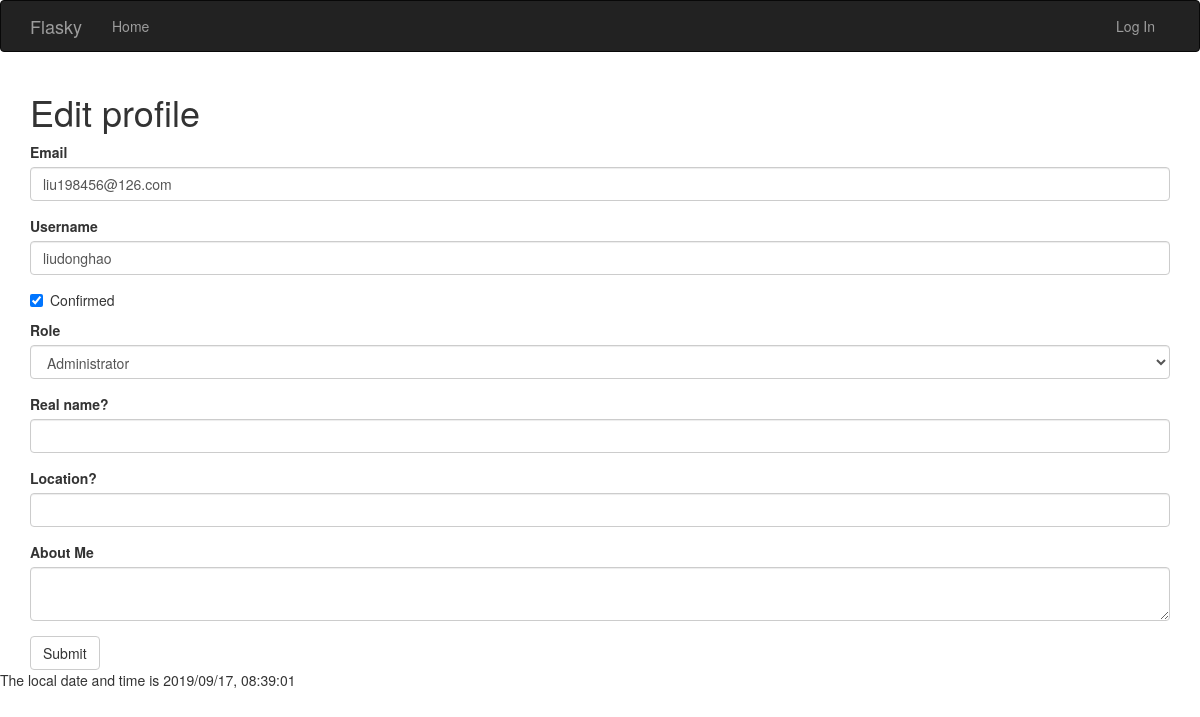
The page /edit_profile/1 on the database its author committed.
### app/models.py (models this page shows, shortened)
class User(UserMixin, db.Model):
    __tablename__ = 'users'
    id = db.Column(db.Integer, primary_key=True)
    username = db.Column(db.String(65), unique=True, index=True)
    email = db.Column(db.String(65), unique=True, index=True)
    password_hash = db.Column(db.String(128))
    confirmed = db.Column(db.Boolean, default=False)
    name = db.Column(db.String(65))
    location = db.Column(db.String(65))
    about_me = db.Column(db.Text())
    member_since = db.Column(db.DateTime(), default=datetime.utcnow)
    last_seen    = db.Column(db.DateTime(), default=datetime.utcnow)
    role_id = db.Column(db.Integer, db.ForeignKey('roles.id'))
    posts = db.relationship('Post', backref='author', lazy='dynamic')
    followed = db.relationship('Follow', foreign_keys=[Follow.follower_id], backref=db.backref('follower', lazy='joined'), lazy='dynamic', cascade='all, delete-orphan')
    followers = db.relationship('Follow', foreign_keys=[Follow.followed_id], backref=db.backref('followed', lazy='joined'), lazy='dynamic', cascade='all, delete-orphan')
    @property
    def password(self):
        raise AttributeError('password is not a reable attribute')

### app/main/views.py (the view, shortened to what this page needs)
@main.route('/edit_profile/<int:id>', methods=['GET', 'POST'])
def edit_profile_admin(id):
    user = User.query.get_or_404(id)
    logger.info('user name %s' % user.name)
    form = EditProfileAdminForm(user)
    form.email.data = user.email
    form.username.data = user.username
    form.confirmed.data = user.confirmed
    form.role.data = user.role_id
    form.name.data = user.name
    form.location.data = user.location
    form.about_me.data = user.about_me
    return render_template('editprofile.html', form=form)

### app/main/forms.py (shortened to what this page needs)
class EditProfileAdminForm(Form):
    email = StringField('Email', validators=[Required(), Length(1,64), Email()])
    username = StringField('Username', validators=[Required(), Length(1,64), Regexp('^[A-Za-z][A-Za-z0-9_.]*$', 0, 'Username must have only letters, number, underscores and dot')])
    confirmed = BooleanField('Confirmed')
    role = SelectField('Role', coerce=int)
    name = StringField('Real name?', validators=[Length(0,64)])
    location = StringField('Location?', validators=[Length(0,64)])
    about_me = TextAreaField('About Me')
    submit = SubmitField('Submit')
    def __init__(self, user, *args, **kwargs):
        super(EditProfileAdminForm, self).__init__(*args, **kwargs)
        self.user = user
        self.role.choices = [(role.id, role.name) for role in Role.query.order_by(Role.name).all()]

### app/auth/views.py (called while the page is built)
@auth.before_app_request
def before_request():
    if current_user.is_authenticated:
        current_user.ping()
        if not current_user.confirmed \
        and request.endpoint[:5] != 'auth.' \
        and request.endpoint != 'static' :
            return redirect(url_for('auth.unconfirmed'))

### app/main/__init__.py (called while the page is built)
@main.app_context_processor
def inject_permissions():
    return dict(Permission=Permission)

### app/templates/editprofile.html (shortened to what this page needs)
{% extends 'base.html' %}
{% import "bootstrap/wtf.html" as wtf %}
{% block page_content %}
<div class="page-head">
	<h1>Edit {{current_user.username}} profile</h1>
</div>
{{ wtf.quick_form(form) }}
{% endblock %}

### rows shown on the page
User: email "liu198456@126.com", username "liudonghao", confirmed "☑", role "Administrator"

### other values the page prints
{{ moment().format('YYYY/MM/DD, HH:mm:ss',refresh=True) }} "2019/09/17, 08:39:01"
